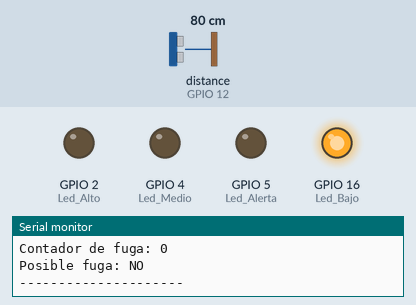
The sketch below on a simulated ESP8266 (NodeMCU). Parts: output pins drawn as LEDs (lit = HIGH), the last lines printed to the serial monitor. Wiring (inferred from the names in the program): ultrasonic range finder: trigger GPIO 14; echo GPIO 12. The inputs (shaded band) are chosen by the test bench; at power-on: distance to the obstacle (sensor on GPIO 12) 80 cm. The echo pulse lasts 58.3 µs per cm; WiFi joins after 1.5 s; servers stay silent unless stated; pins used as bus, display or sensor lines are not drawn.

Above: at 2.7 s.
2.8 s: distance to the obstacle (sensor on GPIO 12) set to 10 cm
4.7 s: distance to the obstacle (sensor on GPIO 12) set to 7 cm
At 5.8 s:
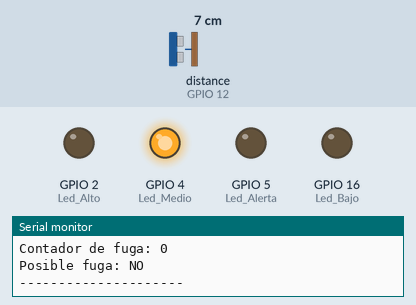
7.0 s: distance to the obstacle (sensor on GPIO 12) set to 4 cm
At 8.5 s:
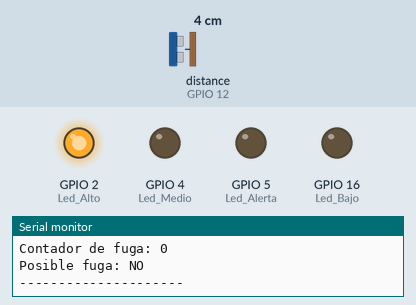
9.0 s: distance to the obstacle (sensor on GPIO 12) set to 9 cm
At 10.0 s:
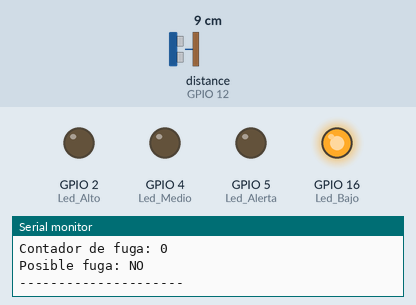
11.0 s: distance to the obstacle (sensor on GPIO 12) set to 2 cm
At 12.8 s:
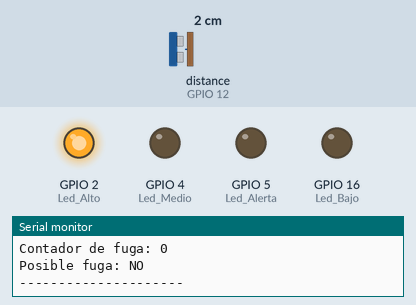
Timing chart, 0 to 14.0 s (numbered marks = the images above; inputs shaded):
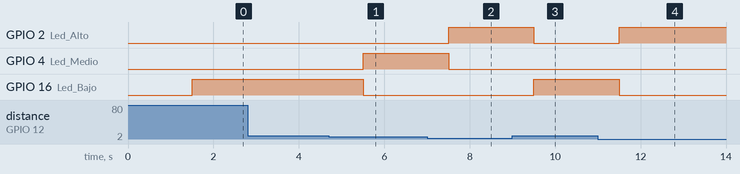

Measured:
- the behaviour switches between 9 and 8 cm on distance to the obstacle (sensor on GPIO 12) (found by bisection; images 0 and 1)
- the behaviour switches between 6 and 5 cm on distance to the obstacle (sensor on GPIO 12) (found by bisection; images 1 and 2)
- after the input at 4.7 s, GPIO 4 (Led_Medio): LOW → HIGH after 0.81 s; GPIO 16 (Led_Bajo): HIGH → LOW after 0.80 s
- after the input at 7.0 s, GPIO 2 (Led_Alto): LOW → HIGH after 0.50 s; GPIO 4 (Led_Medio): HIGH → LOW after 0.50 s
- after the input at 9.0 s, GPIO 2 (Led_Alto): HIGH → LOW after 0.50 s; GPIO 16 (Led_Bajo): LOW → HIGH after 0.50 s
- after the input at 11.0 s, GPIO 2 (Led_Alto): LOW → HIGH after 0.51 s; GPIO 16 (Led_Bajo): HIGH → LOW after 0.51 s

The sketch:

CodigoReto2.1.ino
```cpp
#include <ESP8266WiFi.h>
#include <WiFiClient.h>
#include <ESP8266HTTPClient.h>
#include <ArduinoJson.h>

// Configuracion de pines

// Pines del sensor ultrasonico HC-SR04
#define Trig 14
#define Echo 12

// Pines de los LEDs indicadores
#define Led_Bajo 16
#define Led_Medio 4
#define Led_Alto 2
#define Led_Alerta 5

// Configuracion de Wi-Fi

#define WIFI_SSID "Red"
#define WIFI_PASSWORD "contraseña"

HTTPClient httpClient;
WiFiClient wClient;

// Conexion IP

// Direccion IP de la computadora donde se ejecuta la API

// Consultar ultimas 5 lecturas
String URL1 = "http://IP:3000/api/readings?limit=5";

// Enviar un nuevo registro
String URL2 = "http://IP:3000/api/readings";

// Token del dispositivo
// Debe coincidir con DEVICE_TOKEN del archivo .env
String DEVICE_TOKEN = "Codigo privado";

String deviceID = "ESP8266_01";

// Caracteristicas del contenedor

// Altura fisica del contenedor
float alturaContenedor = 11.0;

// Distancia del sensor al agua cuando esta lleno
// Calibrar fisicamente
float distanciaLleno = 1.5;

// Variables de monitoreo del agua
float distancia = 0;
float nivelAgua = 0;
float porcentaje = 0;

float nivelAnterior = -1;
float velocidad = 0;

float DxFuga = 1.0;

bool posibleFuga = false;

// Contador de los datos para la deteccion de fugas
int contadorFuga = 0;

bool lecturaValida = false;

String estadoAgua = "";

unsigned long tiempoAnterior = 0;

unsigned long tiempoLectura = 0;
unsigned long tiempoEnvio = 0;

unsigned long intervaloLectura = 1000;
unsigned long intervaloEnvio = 30000;


// Establecer conexion Wi-Fi
void conectarWiFi() {

  WiFi.mode(WIFI_STA);

  WiFi.begin(WIFI_SSID, WIFI_PASSWORD);

  Serial.print("Conectandose a red WiFi");

  unsigned long inicio = millis();

  while (WiFi.status() != WL_CONNECTED &&
         millis() - inicio < 20000) {

    delay(500);

    Serial.print(".");

  }

  if (WiFi.status() == WL_CONNECTED) {

    Serial.println("\nConectado!");

    Serial.print("IP ESP8266: ");

    Serial.println(WiFi.localIP());

  }

  else {

    Serial.println("\nNo se pudo conectar al WiFi.");

  }

}


// Verificar si se establecio conexion Wi-Fi
void verificarWiFi() {

  static unsigned long ultimoIntento = 0;

  if (WiFi.status() != WL_CONNECTED) {

    if (millis() - ultimoIntento >= 10000) {

      ultimoIntento = millis();

      Serial.println("Intentando reconectar WiFi...");

      WiFi.disconnect();

      WiFi.begin(WIFI_SSID, WIFI_PASSWORD);

    }

  }

}


// Configuracion del sensor ultrasonico
float leerDistancia() {

  digitalWrite(Trig, LOW);

  delayMicroseconds(2);

  digitalWrite(Trig, HIGH);

  delayMicroseconds(10);

  digitalWrite(Trig, LOW);

  long duracion = pulseIn(Echo, HIGH, 30000);

  if (duracion == 0) {

    return -1;

  }

  float distancia = duracion * 0.0343 / 2.0;

  return distancia;

}


// Calcular el nivel del agua actual del contenedor
void calcularNivel() {

  nivelAgua = alturaContenedor -
              (distancia - distanciaLleno);

  nivelAgua = constrain(nivelAgua, 0, alturaContenedor);

  porcentaje = (nivelAgua / alturaContenedor) * 100.0;

}


// Niveles de llenado del contenedor
void clasificarNivel() {

  if (porcentaje < 33.33) {

    estadoAgua = "bajo";

  }

  else if (porcentaje < 66.67) {

    estadoAgua = "medio";

  }

  else {

    estadoAgua = "alto";

  }

}


// Calculo de las velocidades y posible fuga
void calcularVelocidad() {

  unsigned long tiempoActual = millis();

  // Primera medicion: establecer referencia
  if (nivelAnterior < 0) {

    nivelAnterior = nivelAgua;

    tiempoAnterior = tiempoActual;

    velocidad = 0;

    posibleFuga = false;

    contadorFuga = 0;

    return;

  }

  // Calcular velocidad cada 30 segundos
  if (tiempoActual - tiempoAnterior >= 30000) {

    float minutos =
      (tiempoActual - tiempoAnterior) / 60000.0;

    if (minutos > 0) {

      velocidad =
        (nivelAnterior - nivelAgua) / minutos;

    }

    // Actualizar referencia
    nivelAnterior = nivelAgua;

    tiempoAnterior = tiempoActual;

    // Detectar posible fuga
    if (velocidad > DxFuga) {

      contadorFuga++;

    }

    else {

      contadorFuga = 0;

    }

    // Activar alerta despues de dos detecciones consecutivas
    posibleFuga = contadorFuga >= 2;

  }

}


// Control de actuadores (LEDs)
void controlarLEDs() {

  digitalWrite(Led_Bajo, LOW);

  digitalWrite(Led_Medio, LOW);

  digitalWrite(Led_Alto, LOW);

  if (estadoAgua == "bajo") {

    digitalWrite(Led_Bajo, HIGH);

  }

  else if (estadoAgua == "medio") {

    digitalWrite(Led_Medio, HIGH);

  }

  else if (estadoAgua == "alto") {

    digitalWrite(Led_Alto, HIGH);

  }

  digitalWrite(Led_Alerta, posibleFuga ? HIGH : LOW);

}


// Imprimir los datos de cada medicion
void mostrarDatos() {

  Serial.println("\n---------------------");

  Serial.print("Distancia: ");

  Serial.print(distancia);

  Serial.println(" cm");

  Serial.print("Nivel de agua: ");

  Serial.print(nivelAgua);

  Serial.println(" cm");

  Serial.print("Porcentaje: ");

  Serial.print(porcentaje);

  Serial.println(" %");

  Serial.print("Estado: ");

  Serial.println(estadoAgua);

  Serial.print("Velocidad: ");

  Serial.print(velocidad);

  Serial.println(" cm/min");

  Serial.print("Contador de fuga: ");

  Serial.println(contadorFuga);

  Serial.print("Posible fuga: ");

  Serial.println(posibleFuga ? "SI" : "NO");

  Serial.println("---------------------");

}


// Metodo GET para consultar el historial de mediciones
void GET(String deviceID) {

  Serial.println("Consultando datos historicos...");

  if (WiFi.status() == WL_CONNECTED) {

    httpClient.begin(wClient, URL1.c_str());

    int httpResponseCode = httpClient.GET();

    Serial.print("Respuesta GET: ");

    Serial.println(httpResponseCode);

    if (httpResponseCode > 0) {

      Serial.println(httpClient.getString());

    }

    else {

      Serial.println("Error en la consulta GET");

    }

    httpClient.end();

  }

  return;

}


// Metodo POST para enviar los registros de datos
void POST(
  String deviceID,
  float distancia,
  float nivel,
  float porcentaje,
  float velocidad,
  String estado,
  bool fuga
) {

  // Construir mensaje en formato JSON
  JsonDocument doc;

  // Agregar las mediciones al documento
  doc["device_id"] = deviceID;
  doc["distance_cm"] = distancia;
  doc["water_level_cm"] = nivel;
  doc["level_percent"] = porcentaje;
  doc["level_change_rate_cm_min"] = velocidad;
  doc["water_status"] = estado;
  doc["possible_leak"] = fuga;

  // Convertir el documento JSON a texto
  String data;

  serializeJson(doc, data);

  Serial.println("Enviando medicion:");

  Serial.println(data);

  if (WiFi.status() == WL_CONNECTED) {

    httpClient.begin(wClient, URL2.c_str());

    httpClient.addHeader("Content-Type", "application/json");

    httpClient.addHeader("x-device-token", DEVICE_TOKEN);

    int httpResponseCode = httpClient.POST(data);

    Serial.print("Respuesta POST: ");

    Serial.println(httpResponseCode);

    if (httpResponseCode > 0) {

      Serial.println(httpClient.getString());

    }

    else {

      Serial.println("Error al enviar la medicion");

    }

    httpClient.end();

  }

  else {

    Serial.println("No hay conexion WiFi. No se envio la medicion.");

  }

  return;

}


// Configuracion inicial del sensor y LEDs
void setup() {

  Serial.begin(115200);

  // Configuracion del sensor
  pinMode(Trig, OUTPUT);

  pinMode(Echo, INPUT);

  digitalWrite(Trig, LOW);

  // Configuracion de LEDs
  pinMode(Led_Bajo, OUTPUT);

  pinMode(Led_Medio, OUTPUT);

  pinMode(Led_Alto, OUTPUT);

  pinMode(Led_Alerta, OUTPUT);

  digitalWrite(Led_Bajo, LOW);

  digitalWrite(Led_Medio, LOW);

  digitalWrite(Led_Alto, LOW);

  digitalWrite(Led_Alerta, LOW);

  // Conectar con Wi-Fi
  conectarWiFi();

}


// Ejecucion del programa
void loop() {

  unsigned long tiempoActual = millis();

  // Verificar conexion Wi-Fi
  verificarWiFi();


  // Mediciones cada segundo
  if (tiempoActual - tiempoLectura >= intervaloLectura) {

    tiempoLectura = tiempoActual;

    distancia = leerDistancia();

    lecturaValida = (distancia >= 0);

    if (lecturaValida) {

      // Calcular nivel y porcentaje
      calcularNivel();

      // Clasificar nivel
      clasificarNivel();

      // Calcular velocidad y posible fuga
      calcularVelocidad();

      // Controlar LEDs
      controlarLEDs();

      // Mostrar datos
      mostrarDatos();

    }

    else {

      Serial.println("Error obteniendo datos del HC-SR04");

    }

  }


  // Mandar datos cada 30 segundos
  if (tiempoActual - tiempoEnvio >= intervaloEnvio) {

    tiempoEnvio = tiempoActual;

    if (lecturaValida && distancia >= 0) {

      // Enviar medicion mediante API
      POST(
        deviceID,
        distancia,
        nivelAgua,
        porcentaje,
        velocidad,
        estadoAgua,
        posibleFuga
      );

    }

    else {

      Serial.println("No se envia: lectura del sensor no valida.");

    }

  }

}
```
